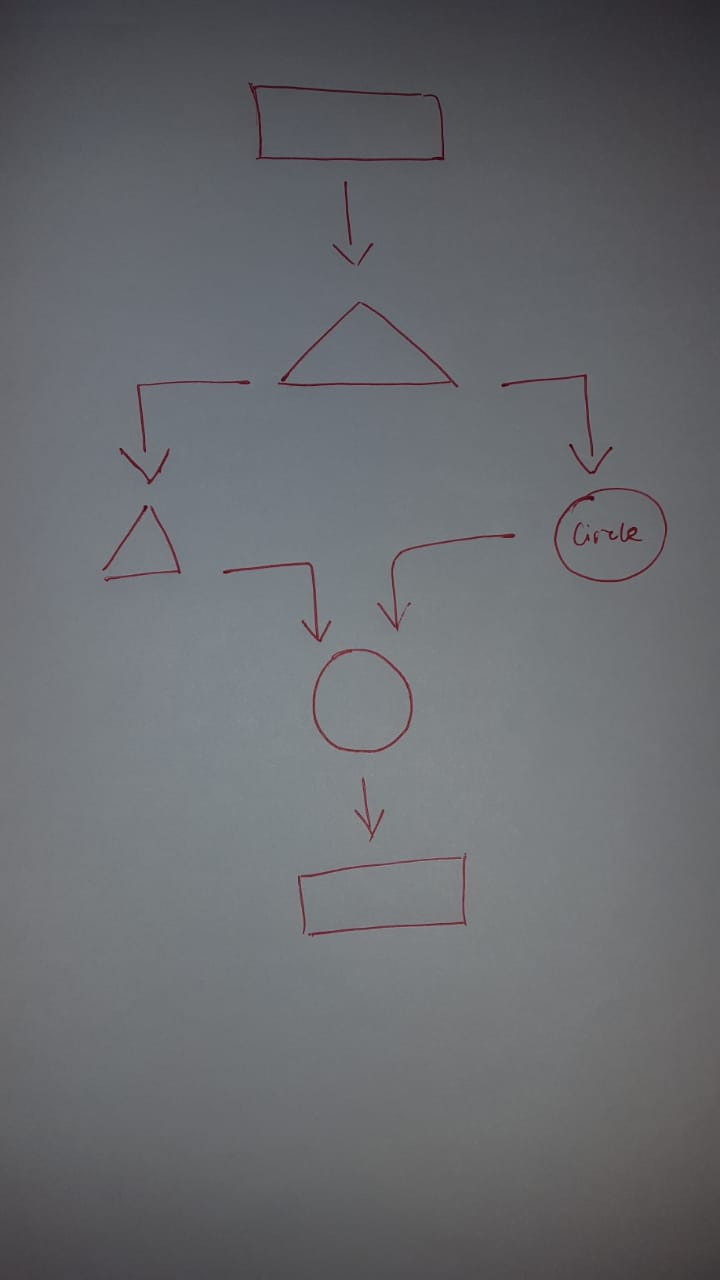
#> input picture Input/flowchart1.jpeg, 720 x 1280 px, found by its file name; its folder holds only this picture in this run
$ python Flowchart.py   (older library calls are emulated)
#> lines starting #> are read from the running program, lines starting #| are printed output that depends on the picture; after the words box and inside, x2 and y2 are one past the last pixel; in counts of white or black regions, pixels touching at a corner belong together; long printed decimals are rounded; pictures that were not available may be replaced by others from this repository, and a replacement may not be noted
import cv2
import os, shutil
import numpy as np

#Paths

main_dir="/media/ujwal/My files/Work/Non ML/Flowchart/"
input_dir=main_dir+"Input"
data_dir=main_dir+"Data"

#Constants
kernel=np.ones((5,5),np.uint8)
upper=float("inf")
lower=4000
threshold=5


def isreasonable(value):
	if value>lower and value< upper:
		return True
	else:
		return False

def removeFolder(folder):
    for the_file in os.listdir(folder):
        file_path = os.path.join(folder, the_file)
        try:
            if os.path.isfile(file_path):
                os.unlink(file_path)
            elif os.path.isdir(file_path):
                shutil.rmtree(file_path)
        except Exception as e:
            print(e)

def createFolder(directory):
    try:

        os.makedirs(directory)
    except OSError:
        print ('Error: Creating directory. ' + directory)


def load_dataset(folder):
    data = {}
    for filename in os.listdir(folder):
        img = cv2.imread(os.path.join(folder,filename))
        if img is not None:
            data.update({filename:img})#make dict with filename as key and pixel intensity matrix as value
    return data

def extract_templates(Data):
    template_contours={}
    for i in Data:

        im = Data[i]

        edge=cv2.Canny(im,5,100)
        edge=cv2.dilate(edge,kernel)
        edge=cv2.dilate(edge,kernel)
        edge=cv2.dilate(edge,kernel)
        edge=cv2.dilate(edge,kernel)

        _,contours,_= cv2.findContours(edge,2,1)

        cntl=contours[0]
        max=cv2.contourArea(contours[0])
        for cnt in contours:
            if cv2.contourArea(cnt)>max:
                max=cv2.contourArea(cnt)
                cntl=cnt

        template_contours.update({i[0:-4]:cntl})  #append Shapename:Contour Structure
    return template_contours


def match_with_templates(Input,Templates):
    answer={}
    for i in Input:
        inanswer=[]
        im = Input[i]

        edge=cv2.Canny(im,5,100)
        edge=cv2.dilate(edge,kernel)
        edge=cv2.dilate(edge,kernel)
        # [5 lines of commented-out code are left out]
        img=np.zeros(im.shape)
        _,contours,_= cv2.findContours(edge,2,1)
        noCollide=True
        prev=float("inf")
        for cnt in contours:
        	curr=np.mean(cnt,axis=0)
        	if np.linalg.norm(curr-prev)>75:
        		noCollide=True
        	else:
        		noCollide=False

        	if isreasonable(cv2.contourArea(cnt)) and noCollide:
        		min=float("inf")
        		jmin=''
        		for j in Templates:
        			ret = cv2.matchShapes(cnt,Templates[j],1,0.0)
        			print(ret,j)
        			if ret<min:
        				min=ret
        				jmin=j
        		print()
        		if min<threshold:
        			inanswer.append((jmin,curr,cv2.contourArea(cnt)))
        			prev=curr
        			cv2.drawContours(img, [cnt], 0, (0,255,0), 3)
        			# cv2.imshow('image',img)
        			# cv2.waitKey(0)
        			# cv2.destroyAllWindows()

        cv2.imwrite('image.jpeg',img)
        answer.update({i:inanswer})
    return answer


def main():
    Input=load_dataset(input_dir)
#> in load_dataset, img is the input picture: shape (1280, 720, 3); mean B, G, R 110.2, 106.1, 104.1
#> Input = 1 item
    Data=load_dataset(data_dir)
#> Data = 1 item

    Templates=extract_templates(Data)
#> the loop in extract_templates, `for i in Data: ` made 1 pass
#> i on pass 1: 'flowchart1.jpeg'
#> pass 1, in extract_templates, `edge=cv2.Canny(im,5,100)`:
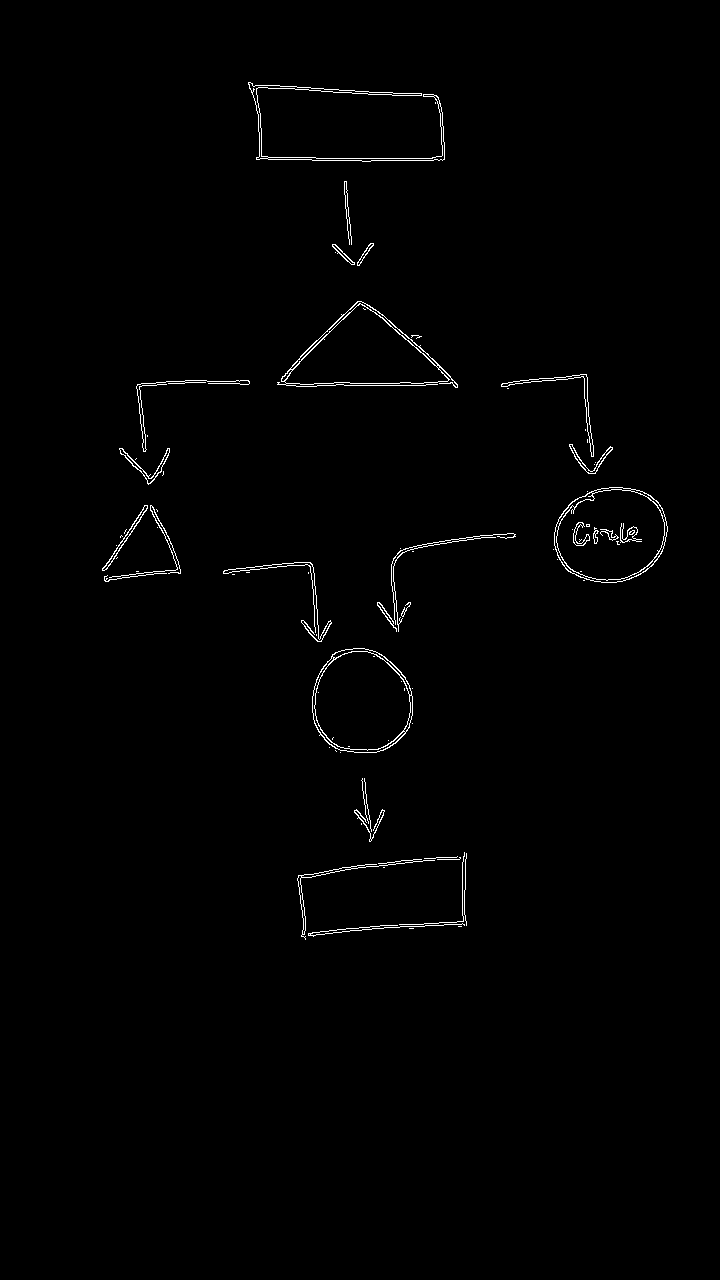
#> edge: shape (1280, 720); 0.85% white in thin lines or dots, all inside (x1, y1, x2, y2) = (102, 82, 668, 940)
#> pass 1, in extract_templates, `edge=cv2.dilate(edge,kernel)`:
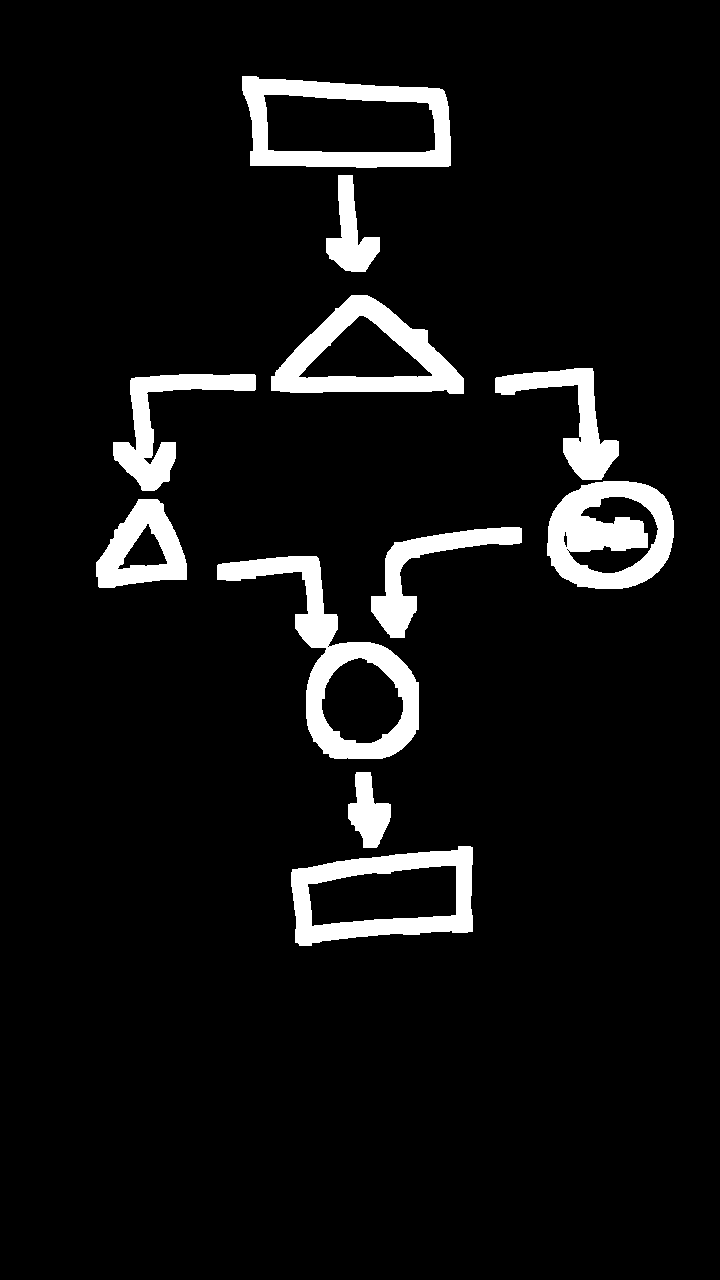
#> edge: shape (1280, 720); 7% white; 11 white regions, largest, box (x1, y1, x2, y2) and area: (217, 556, 419, 759) 9840, (547, 481, 674, 589) 8580, (242, 76, 451, 168) 8067
#> after the loop in extract_templates, `for i in Data:`:
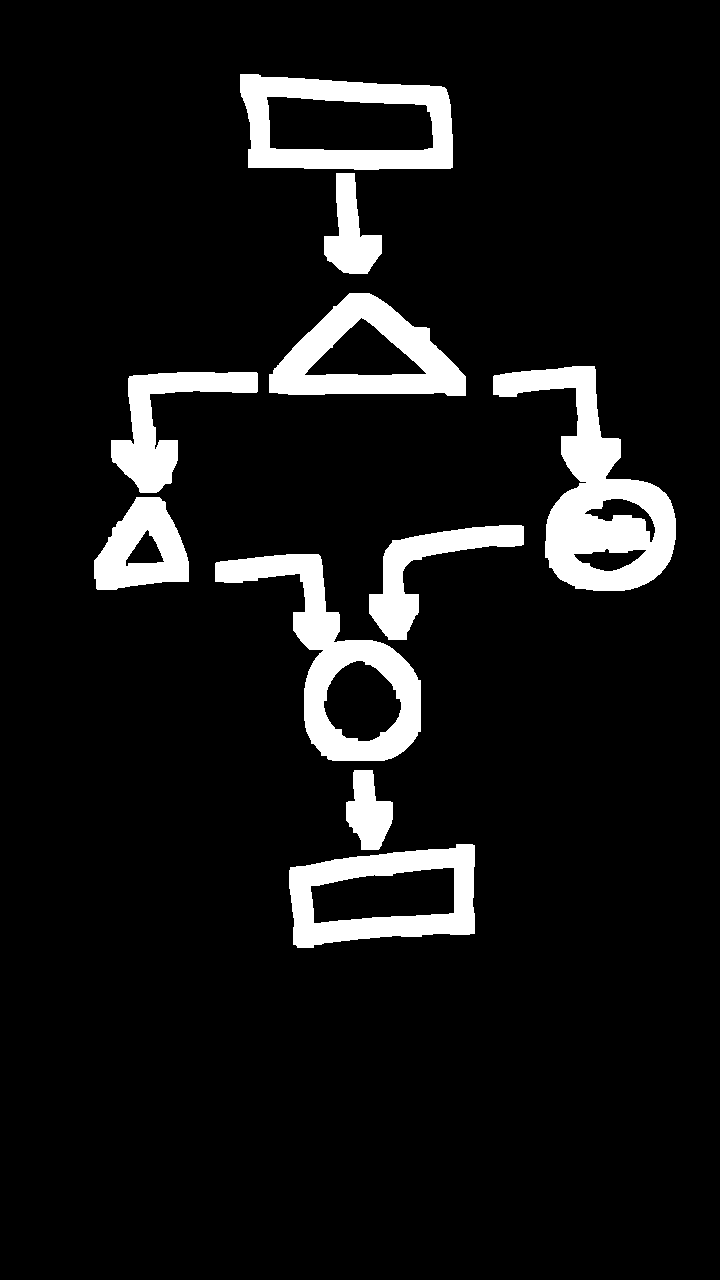
#> edge: shape (1280, 720); 8.7% white; 10 white regions, largest, box (x1, y1, x2, y2) and area: (493, 366, 676, 591) 15963, (215, 554, 421, 761) 12337, (240, 74, 453, 170) 10193
#> after the loop in extract_templates, `for i in Data:`: template_contours = {'flowchart1.': contour of 584 points, box (x1, y1, x2, y2) (240, 74, 453, 170), area 17684}
#> Templates has the same summary as template_contours in extract_templates

    Final_list=match_with_templates(Input,Templates)
#> the loop in match_with_templates, `for i in Input:` made 1 pass
#| 0.01834 flowchart1.
#| 0.7418 flowchart1.
#| 0.6547 flowchart1.
#| 0.6223 flowchart1.
#| 0.3202 flowchart1.
#| 0.07508 flowchart1.
#> pass 1, in match_with_templates, `cv2.imwrite('image.jpeg',img)`:
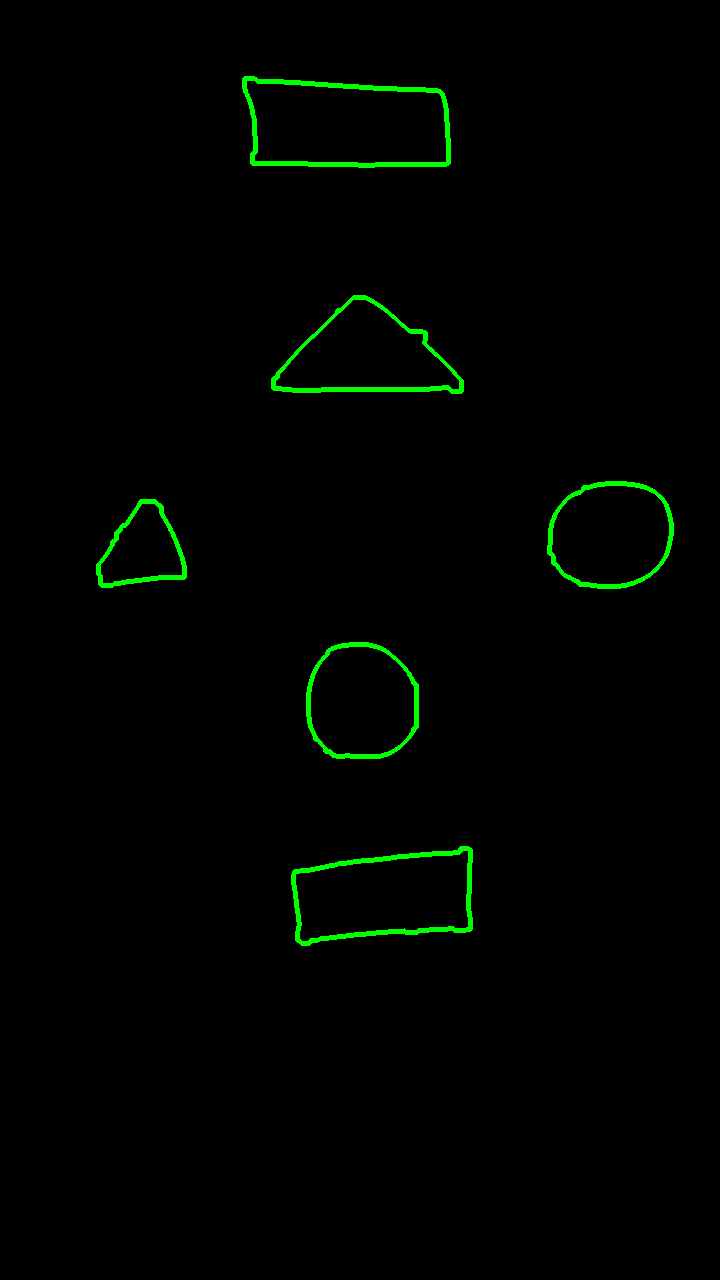
#> saved as image.jpeg: shape (1280, 720, 3); mean B, G, R 0, 3.3, 0
#> after the loop in match_with_templates, `for i in Input:`: answer = 1 item
#> Final_list = 1 item

    for i in Final_list:
    	print()
    	print(i[0:-5]+':-')
    	for j in Final_list[i]:
    		print(str(j[0])+' @ '+str(j[1][0])+" with an area of "+str(j[2])+" sq units")
    	print()
#> this loop made 1 pass
#| flowchart1:-
#| flowchart1. @ [384.815 896.341] with an area of 12874.5 sq units
#| flowchart1. @ [360.503 702.682] with an area of 10131.0 sq units
#| flowchart1. @ [142.015 550.489] with an area of 4618.0 sq units
#| flowchart1. @ [609.531 534.653] with an area of 10273.5 sq units
#| flowchart1. @ [367.668 361.322] with an area of 10625.0 sq units
#| flowchart1. @ [343.989 124.199] with an area of 15268.0 sq units


    # os.system("clear")


if __name__ == '__main__':
    main()
